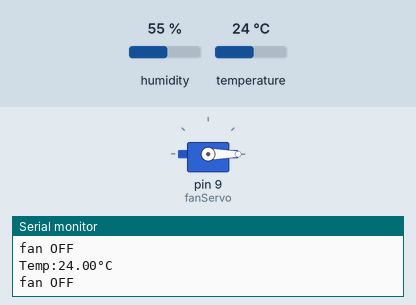
This sketch was run on a simulated Arduino Uno, built with avr-gcc and run on an emulated ATmega328P. On the bench: servo, the last lines printed to the serial monitor. The inputs (shaded band) are chosen by the test bench; at power-on: temperature 24 °C, humidity 55 %.

Above: at 3.8 s.
3.9 s: temperature set to 26 °C
At 6.6 s:
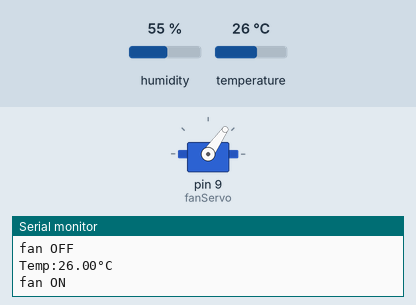
9.6 s: temperature set to 12 °C
At 10.6 s:
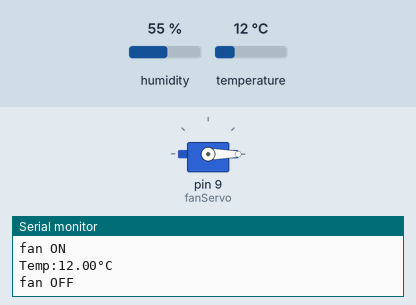
Timing chart, 0 to 12.6 s (numbered marks = the images above; inputs shaded):
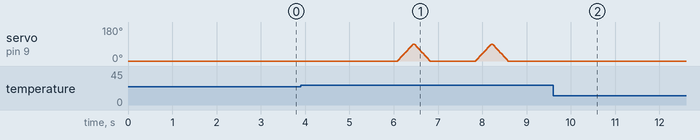

Measured:
- the behaviour switches between 24 and 25 °C on temperature (found by bisection; images 0 and 1)
- after the input at 9.6 s, servo on pin 9 (fanServo): stops changing and stays 0°

The sketch:

Temp_controlled_fan.ino
```cpp
#include "DHT.h"         // controls the DHT sensor
#include <Servo.h>       // controls servo motor
#define DHTPin 10
#define DHTTYPE DHT11    // tells the library we r using DHT11 not some other one
DHT dht(DHTPin, DHT11);  // creates an object dht to interact with sensor
Servo fanServo;          // creates a Servo motor to control the fan
void setup() {
  // put your setup code here, to run once:
Serial.begin(9600);   // start serial monitor at 9600 bauds
dht.begin();
fanServo.attach(9);
fanServo.write(0);
}

void loop() {
  // put your main code here, to run repeatedly:
float temp = dht.readTemperature();
if (isnan(temp)){    // isnan is for determining whether the data is a number or not
  Serial.println("Failed to give a reading by DHT11 sensor");
  delay(2000);
  return;
}
Serial.print("Temp:");
Serial.print(temp);
Serial.println("°C");
if (temp>24){
  Serial.println("fan ON");
  for(int angle=0;angle<=90; angle+=5){
  fanServo.write(angle);
  delay(20);
  }
  for(int angle=90;angle>=0; angle-=5){
  fanServo.write(angle);
  delay(20);
  }
}
else{
  Serial.println("fan OFF");
  fanServo.write(0);
  delay(2000);
}
delay(1000);
}
```
